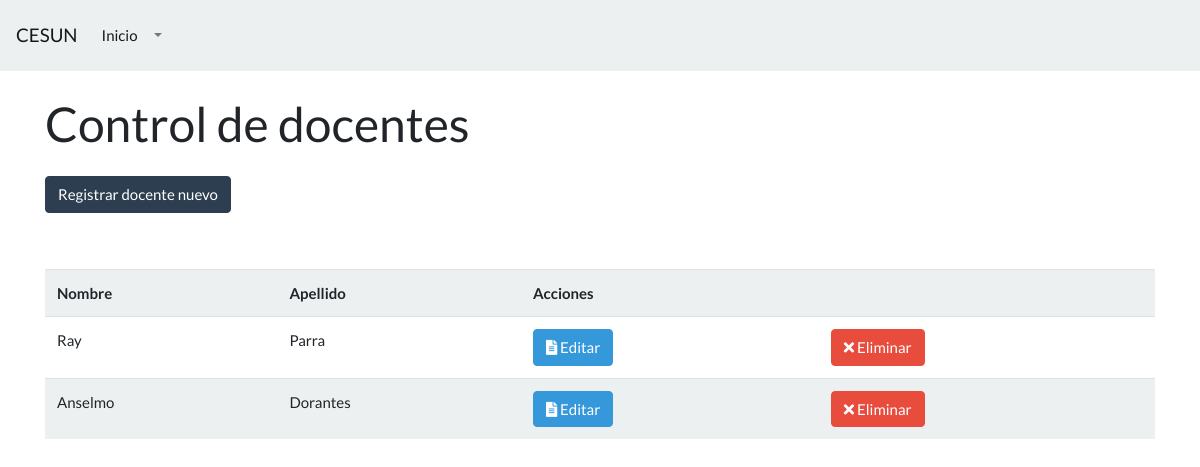
The app's page /Docentes/ (signed in) with its own data.
### aplicacion/models.py (models this page shows, shortened)
class Docente(models.Model):
    nombre=models.CharField(max_length=100)
    apellido=models.CharField(max_length=100)

### aplicacion/views.py (the view)
# urls.py: path('Docentes/', views.ListaDocentes.as_view(), name="Docentes"),
class ListaDocentes(LoginRequiredMixin,generic.ListView):
    model = Docente
    template_name = "docentes.html"

### aplicacion/templates/docentes.html (shortened to what this page needs)
{% extends "./base.html" %}
{% block contenido %}
<h1>Control de docentes</h1>
<a class="btn btn-primary mt-3 mb-5" href="{% url 'RegistrarDocente' %}">Registrar docente nuevo</a>
<table class="table table-striped mt-2">
    <th>Nombre</th>
    <th>Apellido</th>
    <th colspan="2">Acciones</th>
    {% for docente in object_list %}
    <tr>
        <td>{{docente.nombre}}</td>
        <td>{{docente.apellido}}</td>
        <td><a class="btn btn-info" href="{% url 'ModificarDocente' docente.id %}"><i class="fa fa-file-alt" aria-hidden="true"></i> Editar</a></td>
        <td><a class="btn btn-danger" href="{% url 'EliminarDocente' docente.id %}"><i class="fa fa-times" aria-hidden="true"></i> Eliminar</a></td>
    </tr>
    {% endfor %}
</table>
{% endblock contenido %}

### records on screen
Docente: nombre "Ray", apellido "Parra"
Docente: nombre "Anselmo", apellido "Dorantes"
